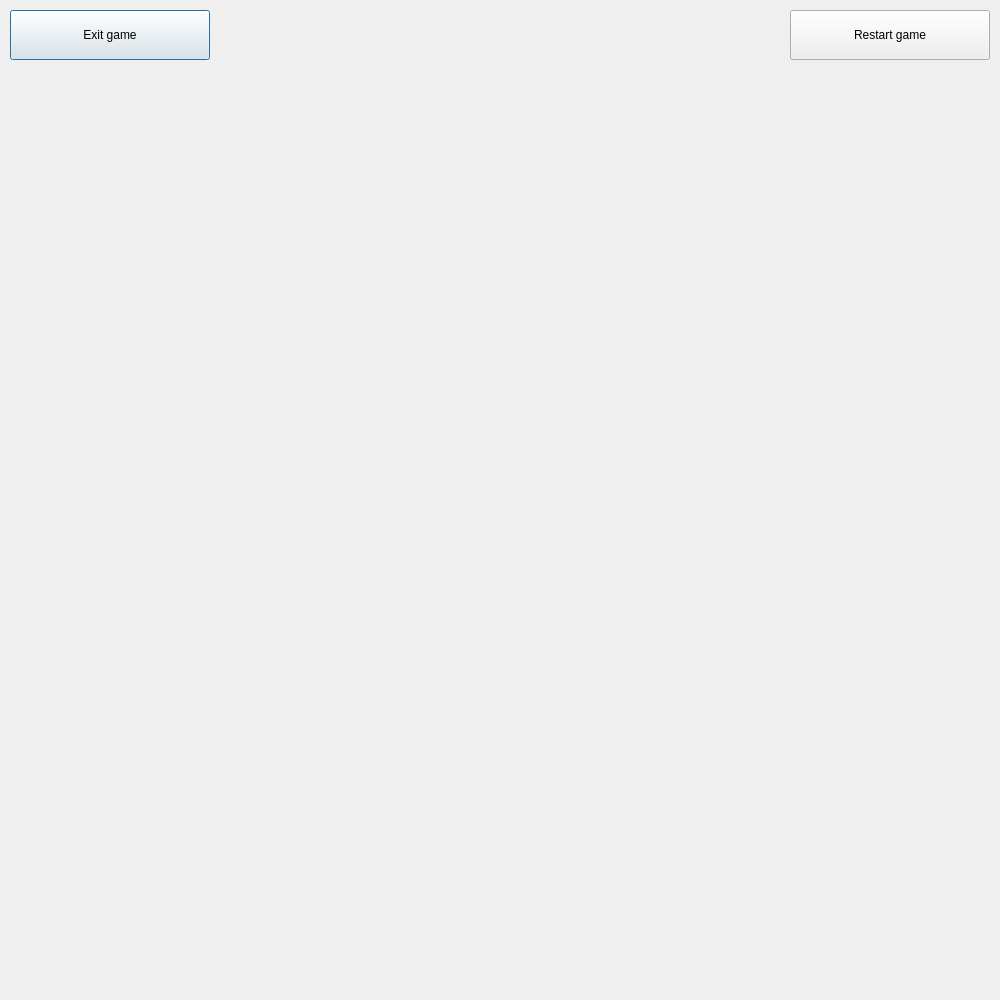
<?xml version="1.0" encoding="UTF-8"?>
<ui version="4.0">
 <class>GameWindow</class>
 <widget class="QDialog" name="GameWindow">
  <property name="geometry">
   <rect>
    <x>0</x>
    <y>0</y>
    <width>1000</width>
    <height>1000</height>
   </rect>
  </property>
  <property name="windowTitle">
   <string>Dialog</string>
  </property>
  <widget class="QLabel" name="board_pic">
   <property name="geometry">
    <rect>
     <x>100</x>
     <y>100</y>
     <width>800</width>
     <height>800</height>
    </rect>
   </property>
   <property name="text">
    <string/>
   </property>
  </widget>
  <widget class="QPushButton" name="pushButton">
   <property name="geometry">
    <rect>
     <x>10</x>
     <y>10</y>
     <width>200</width>
     <height>50</height>
    </rect>
   </property>
   <property name="text">
    <string>Exit game</string>
   </property>
  </widget>
  <widget class="QPushButton" name="pushButton_2">
   <property name="geometry">
    <rect>
     <x>790</x>
     <y>10</y>
     <width>200</width>
     <height>50</height>
    </rect>
   </property>
   <property name="text">
    <string>Restart game</string>
   </property>
  </widget>
 </widget>
 <resources/>
 <connections/>
</ui>
